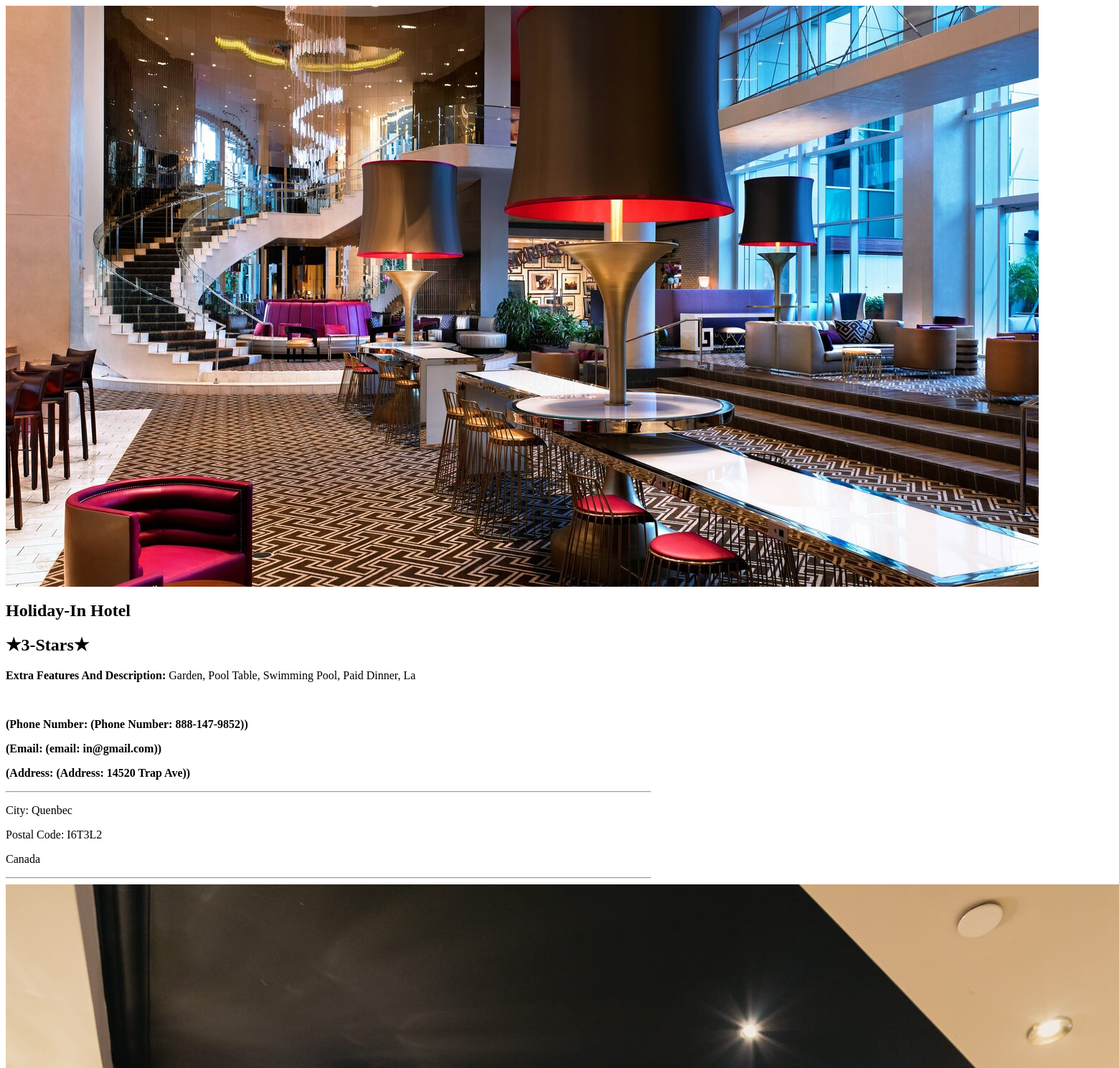
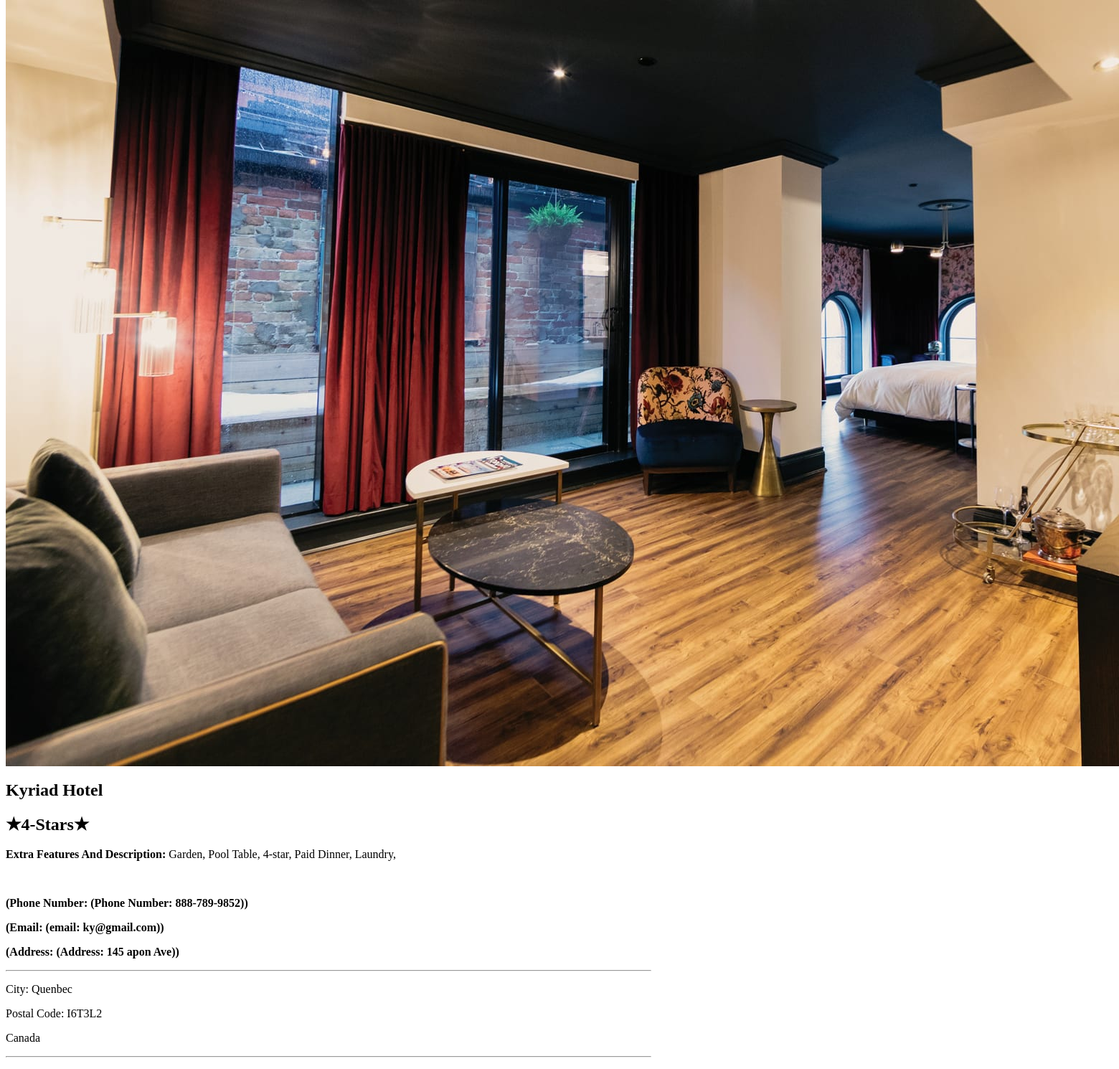
The app's page /pagination.php?page=6 with its own data (2 pictures, top to bottom).
### tables this page shows
CREATE TABLE `hotel_listings` (
  `hotelid` int(20) NOT NULL,
  `hotel_stars` int(7) DEFAULT NULL,
  `hotel_name` varchar(50) NOT NULL,
  `extra_features` varchar(50) NOT NULL,
  `hotelphone_number` varchar(50) DEFAULT NULL,
  `email` varchar(50) DEFAULT NULL,
  `hotel_Address` varchar(50) DEFAULT NULL,
  `City` varchar(50) DEFAULT NULL,
  `postal_code` varchar(50) DEFAULT NULL,
  `Country` varchar(50) DEFAULT NULL,
  `hotel_Image` varchar(255) DEFAULT NULL
);

### pagination.php (the view, shortened to what this page needs)
<?php
include('db2.php');
$limit = 2;
if (isset($_GET["page"])) {
    $page  = $_GET["page"];
} else {
    $page = 1;
};
$start_from = ($page - 1) * $limit;
$sql = "SELECT * FROM hotel_listings LIMIT $start_from, $limit";
$rs_result = mysqli_query($con, $sql);
?>
<div class=" pic grid grid1">
    <?php
    while ($row = mysqli_fetch_array($rs_result)) {
        echo "<div class='filterDiv'>";
        echo "<img src='img/" . $row['hotel_Image'] . "'>";
        echo "<h2>" . $row['hotel_name'] . "</h2>";
        echo "<h2>", "&#x2605;" . $row['hotel_stars'] . '-Stars', "&#x2605;", "</h2>";
        echo "<p>", "<strong>", 'Extra Features And Description: ', "</strong>" . $row['extra_features'] . "<p>";
        echo "<br>";
        echo "<p>", "<strong>" , '(Phone Number: '. $row['hotelphone_number'] .  ')', "</strong>","<p>";
        echo "<p>", "<strong>" , '(Email: ' . $row['email'] .  ')', "</strong>", "<p>";
        echo "<p>", "<strong>", '(Address: ' . $row['hotel_Address'] . ')', "</strong>", "<p>";
        echo "<hr>";
        echo "<p>", 'City: ' . $row['City'] . "<p>";
        echo "<p>", 'Postal Code: ' . $row['postal_code'] . "<p>";
        echo "<p>" . $row['Country'] . "<p>";
        echo "<hr>";
        echo "</div>";
    }
    ?>
</div>

### pagination.php (style rules this page uses)
.grid { display: grid; }
@media (min-width: 90rem) { .grid.grid1 { display: inline-block; grid-template-columns: 1fr; grid-template-rows: 2rem; grid-auto-flow: row; } }
.pic { width: 900px; height: auto; }

### records on screen
hotel_listings: shows a picture, hotel_name "Holiday-In Hotel", hotel_stars "3", extra_features "Garden, Pool Table, Swimming Pool, Paid Dinner, La", hotelphone_number "(Phone Number: 888-147-9852)", email "(email: in@gmail.com)", hotel_Address "(Address: 14520 Trap Ave)", City "Quenbec", postal_code "I6T3L2", Country "Canada"
hotel_listings: shows a picture, hotel_name "Kyriad Hotel", hotel_stars "4", extra_features "Garden, Pool Table, 4-star, Paid Dinner, Laundry,", hotelphone_number "(Phone Number: 888-789-9852)", email "(email: ky@gmail.com)", hotel_Address "(Address: 145 apon Ave)", City "Quenbec", postal_code "I6T3L2", Country "Canada"
